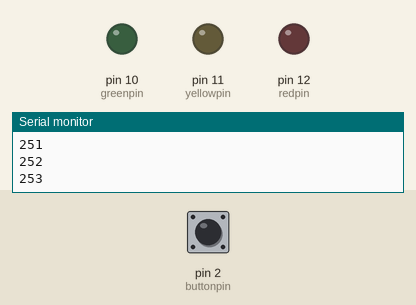
The sketch below on a simulated Arduino Uno, built with avr-gcc and run on an emulated ATmega328P. Parts: output pins drawn as LEDs (lit = HIGH), the last lines printed to the serial monitor. Dashed ring = blinking. The inputs (shaded band) are chosen by the test bench; at power-on: pin 2 (buttonpin) HIGH.

Above: at 1.2 s.
1.3 s: pin 2 (buttonpin) pulled LOW for 3.2 s
At 2.4 s:
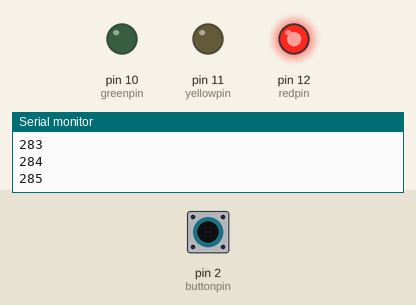
At 6.91 s:
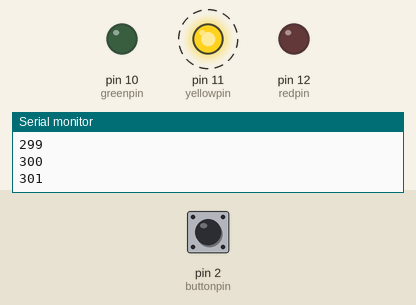
Timing chart, 0 to 16.5 s (numbered marks = the images above; inputs shaded):
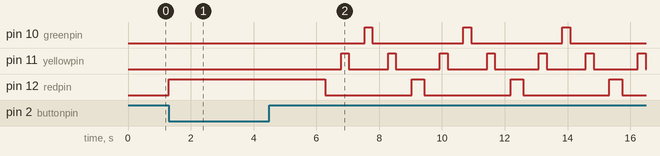

Measured:
- by itself, pin 12 (redpin): repeats every 3.2 s: LOW 2.8 s, HIGH 0.40 s

The sketch:

ModelTrafficSignal.ino
```cpp
int redpin = 12;
int yellowpin = 11;
int greenpin = 10;
int buttonpin = 2;
int colour = 1;

void setup() {
  pinMode(redpin, OUTPUT);
  pinMode(yellowpin, OUTPUT);
  pinMode(greenpin, OUTPUT);
  pinMode(buttonpin, INPUT);
  Serial.begin(9600);
}

void sequence() {
  if (colour == 1) {
    digitalWrite(redpin, HIGH);
    colour++;
  } else if (colour == 2) {
    digitalWrite(redpin, LOW);
    digitalWrite(yellowpin, HIGH);
    colour++;
  } else if (colour == 3) {
    digitalWrite(yellowpin, LOW);
    digitalWrite(greenpin, HIGH);
    colour++;
  } else if (colour == 4) {
    digitalWrite(greenpin, LOW);
    digitalWrite(yellowpin, HIGH);
    colour++;
  } else if (colour == 5) {
    digitalWrite(yellowpin, LOW);
    digitalWrite(redpin, HIGH);
    colour = 2;
  }
}
void loop() {
  int timer = 0;
  while (digitalRead(buttonpin) == HIGH) {
    while (digitalRead(buttonpin) == HIGH) {
      delay(1);
      timer++;
      Serial.println(timer);
      if (timer > 300) {
        break;
      }
      if (digitalRead(buttonpin) == LOW) {
        break;
      }
    }
    if (timer < 300) {
      sequence();
    }
    if (timer > 300) {
      colour = 1;
      digitalWrite(redpin, LOW);
      digitalWrite(yellowpin, LOW);
      digitalWrite(greenpin, LOW);
      while (digitalRead(buttonpin) == HIGH) {
        if (digitalRead(buttonpin) == HIGH) {
          digitalWrite(redpin, HIGH);
          delay(400);
          digitalWrite(redpin, LOW);
          delay(500);
        } else {
          break;
        }
        if (digitalRead(buttonpin) == HIGH) {
          digitalWrite(yellowpin, HIGH);
          delay(250);
          digitalWrite(yellowpin, LOW);
          delay(500);
        } else {
          break;
        }
        if (digitalRead(buttonpin) == HIGH) {
          digitalWrite(greenpin, HIGH);
          delay(250);
          digitalWrite(greenpin, LOW);
          delay(500);
        } else {
          break;
        }
        if (digitalRead(buttonpin) == HIGH) {
          digitalWrite(yellowpin, HIGH);
          delay(250);
          digitalWrite(yellowpin, LOW);
          delay(500);
        } else {
          break;
        }
      }
    }
  }
}
```
